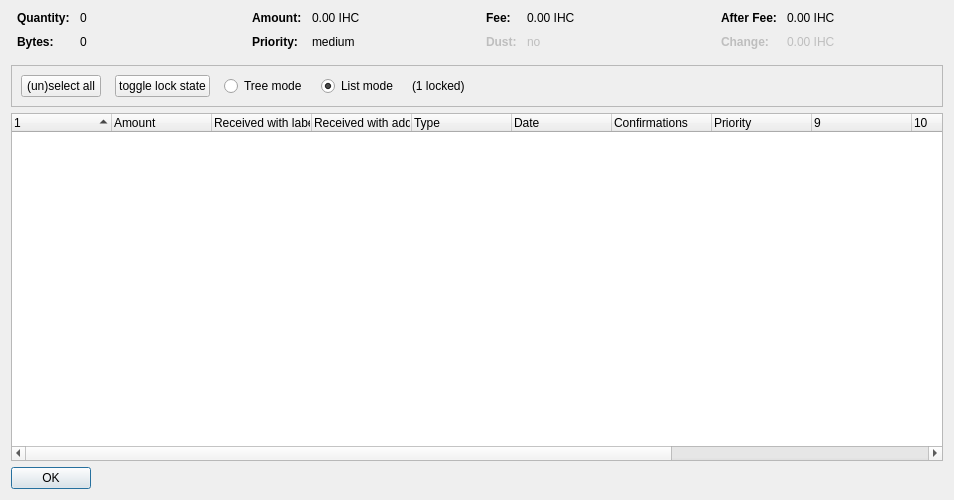
<?xml version="1.0" encoding="UTF-8"?>
<ui version="4.0">
 <class>CoinControlDialog</class>
 <widget class="QDialog" name="CoinControlDialog">
  <property name="geometry">
   <rect>
    <x>0</x>
    <y>0</y>
    <width>954</width>
    <height>500</height>
   </rect>
  </property>
  <property name="windowTitle">
   <string>Coin Selection</string>
  </property>
  <layout class="QVBoxLayout" name="verticalLayout">
   <item>
    <layout class="QHBoxLayout" name="horizontalLayoutTop" stretch="0,0,0,0">
     <property name="topMargin">
      <number>0</number>
     </property>
     <property name="bottomMargin">
      <number>10</number>
     </property>
     <item>
      <layout class="QFormLayout" name="formLayoutCoinControl1">
       <property name="horizontalSpacing">
        <number>10</number>
       </property>
       <property name="verticalSpacing">
        <number>10</number>
       </property>
       <property name="leftMargin">
        <number>6</number>
       </property>
       <property name="rightMargin">
        <number>6</number>
       </property>
       <item row="0" column="0">
        <widget class="QLabel" name="labelCoinControlQuantityText">
         <property name="font">
          <font>
           <weight>75</weight>
           <bold>true</bold>
          </font>
         </property>
         <property name="text">
          <string>Quantity:</string>
         </property>
        </widget>
       </item>
       <item row="0" column="1">
        <widget class="QLabel" name="labelCoinControlQuantity">
         <property name="cursor">
          <cursorShape>IBeamCursor</cursorShape>
         </property>
         <property name="contextMenuPolicy">
          <enum>Qt::ActionsContextMenu</enum>
         </property>
         <property name="text">
          <string notr="true">0</string>
         </property>
         <property name="textInteractionFlags">
          <set>Qt::LinksAccessibleByMouse|Qt::TextSelectableByKeyboard|Qt::TextSelectableByMouse</set>
         </property>
        </widget>
       </item>
       <item row="1" column="0">
        <widget class="QLabel" name="labelCoinControlBytesText">
         <property name="font">
          <font>
           <weight>75</weight>
           <bold>true</bold>
          </font>
         </property>
         <property name="text">
          <string>Bytes:</string>
         </property>
        </widget>
       </item>
       <item row="1" column="1">
        <widget class="QLabel" name="labelCoinControlBytes">
         <property name="cursor">
          <cursorShape>IBeamCursor</cursorShape>
         </property>
         <property name="contextMenuPolicy">
          <enum>Qt::ActionsContextMenu</enum>
         </property>
         <property name="text">
          <string notr="true">0</string>
         </property>
         <property name="textInteractionFlags">
          <set>Qt::LinksAccessibleByMouse|Qt::TextSelectableByKeyboard|Qt::TextSelectableByMouse</set>
         </property>
        </widget>
       </item>
      </layout>
     </item>
     <item>
      <layout class="QFormLayout" name="formLayoutCoinControl2">
       <property name="horizontalSpacing">
        <number>10</number>
       </property>
       <property name="verticalSpacing">
        <number>10</number>
       </property>
       <property name="leftMargin">
        <number>6</number>
       </property>
       <property name="rightMargin">
        <number>6</number>
       </property>
       <item row="0" column="0">
        <widget class="QLabel" name="labelCoinControlAmountText">
         <property name="font">
          <font>
           <weight>75</weight>
           <bold>true</bold>
          </font>
         </property>
         <property name="text">
          <string>Amount:</string>
         </property>
        </widget>
       </item>
       <item row="0" column="1">
        <widget class="QLabel" name="labelCoinControlAmount">
         <property name="cursor">
          <cursorShape>IBeamCursor</cursorShape>
         </property>
         <property name="contextMenuPolicy">
          <enum>Qt::ActionsContextMenu</enum>
         </property>
         <property name="text">
          <string notr="true">0.00 IHC</string>
         </property>
         <property name="textInteractionFlags">
          <set>Qt::LinksAccessibleByMouse|Qt::TextSelectableByKeyboard|Qt::TextSelectableByMouse</set>
         </property>
        </widget>
       </item>
       <item row="1" column="0">
        <widget class="QLabel" name="labelCoinControlPriorityText">
         <property name="font">
          <font>
           <weight>75</weight>
           <bold>true</bold>
          </font>
         </property>
         <property name="text">
          <string>Priority:</string>
         </property>
        </widget>
       </item>
       <item row="1" column="1">
        <widget class="QLabel" name="labelCoinControlPriority">
         <property name="cursor">
          <cursorShape>IBeamCursor</cursorShape>
         </property>
         <property name="contextMenuPolicy">
          <enum>Qt::ActionsContextMenu</enum>
         </property>
         <property name="text">
          <string>medium</string>
         </property>
         <property name="textInteractionFlags">
          <set>Qt::LinksAccessibleByMouse|Qt::TextSelectableByKeyboard|Qt::TextSelectableByMouse</set>
         </property>
        </widget>
       </item>
      </layout>
     </item>
     <item>
      <layout class="QFormLayout" name="formLayoutCoinControl3">
       <property name="horizontalSpacing">
        <number>10</number>
       </property>
       <property name="verticalSpacing">
        <number>10</number>
       </property>
       <property name="leftMargin">
        <number>6</number>
       </property>
       <property name="rightMargin">
        <number>6</number>
       </property>
       <item row="0" column="0">
        <widget class="QLabel" name="labelCoinControlFeeText">
         <property name="font">
          <font>
           <weight>75</weight>
           <bold>true</bold>
          </font>
         </property>
         <property name="text">
          <string>Fee:</string>
         </property>
        </widget>
       </item>
       <item row="0" column="1">
        <widget class="QLabel" name="labelCoinControlFee">
         <property name="cursor">
          <cursorShape>IBeamCursor</cursorShape>
         </property>
         <property name="contextMenuPolicy">
          <enum>Qt::ActionsContextMenu</enum>
         </property>
         <property name="text">
          <string notr="true">0.00 IHC</string>
         </property>
         <property name="textInteractionFlags">
          <set>Qt::LinksAccessibleByMouse|Qt::TextSelectableByKeyboard|Qt::TextSelectableByMouse</set>
         </property>
        </widget>
       </item>
       <item row="1" column="0">
        <widget class="QLabel" name="labelCoinControlLowOutputText">
         <property name="enabled">
          <bool>false</bool>
         </property>
         <property name="font">
          <font>
           <weight>75</weight>
           <bold>true</bold>
          </font>
         </property>
         <property name="text">
          <string>Dust:</string>
         </property>
        </widget>
       </item>
       <item row="1" column="1">
        <widget class="QLabel" name="labelCoinControlLowOutput">
         <property name="enabled">
          <bool>false</bool>
         </property>
         <property name="cursor">
          <cursorShape>IBeamCursor</cursorShape>
         </property>
         <property name="contextMenuPolicy">
          <enum>Qt::ActionsContextMenu</enum>
         </property>
         <property name="text">
          <string>no</string>
         </property>
         <property name="textInteractionFlags">
          <set>Qt::LinksAccessibleByMouse|Qt::TextSelectableByKeyboard|Qt::TextSelectableByMouse</set>
         </property>
        </widget>
       </item>
      </layout>
     </item>
     <item>
      <layout class="QFormLayout" name="formLayoutCoinControl4">
       <property name="horizontalSpacing">
        <number>10</number>
       </property>
       <property name="verticalSpacing">
        <number>10</number>
       </property>
       <property name="leftMargin">
        <number>6</number>
       </property>
       <property name="rightMargin">
        <number>6</number>
       </property>
       <item row="0" column="0">
        <widget class="QLabel" name="labelCoinControlAfterFeeText">
         <property name="font">
          <font>
           <weight>75</weight>
           <bold>true</bold>
          </font>
         </property>
         <property name="text">
          <string>After Fee:</string>
         </property>
        </widget>
       </item>
       <item row="0" column="1">
        <widget class="QLabel" name="labelCoinControlAfterFee">
         <property name="cursor">
          <cursorShape>IBeamCursor</cursorShape>
         </property>
         <property name="contextMenuPolicy">
          <enum>Qt::ActionsContextMenu</enum>
         </property>
         <property name="text">
          <string notr="true">0.00 IHC</string>
         </property>
         <property name="textInteractionFlags">
          <set>Qt::LinksAccessibleByMouse|Qt::TextSelectableByKeyboard|Qt::TextSelectableByMouse</set>
         </property>
        </widget>
       </item>
       <item row="1" column="0">
        <widget class="QLabel" name="labelCoinControlChangeText">
         <property name="enabled">
          <bool>false</bool>
         </property>
         <property name="font">
          <font>
           <weight>75</weight>
           <bold>true</bold>
          </font>
         </property>
         <property name="text">
          <string>Change:</string>
         </property>
        </widget>
       </item>
       <item row="1" column="1">
        <widget class="QLabel" name="labelCoinControlChange">
         <property name="enabled">
          <bool>false</bool>
         </property>
         <property name="cursor">
          <cursorShape>IBeamCursor</cursorShape>
         </property>
         <property name="contextMenuPolicy">
          <enum>Qt::ActionsContextMenu</enum>
         </property>
         <property name="text">
          <string notr="true">0.00 IHC</string>
         </property>
         <property name="textInteractionFlags">
          <set>Qt::LinksAccessibleByMouse|Qt::TextSelectableByKeyboard|Qt::TextSelectableByMouse</set>
         </property>
        </widget>
       </item>
      </layout>
     </item>
    </layout>
   </item>
   <item>
    <widget class="QFrame" name="frame">
     <property name="minimumSize">
      <size>
       <width>0</width>
       <height>40</height>
      </size>
     </property>
     <property name="frameShape">
      <enum>QFrame::StyledPanel</enum>
     </property>
     <property name="frameShadow">
      <enum>QFrame::Sunken</enum>
     </property>
     <layout class="QHBoxLayout" name="horizontalLayout">
      <item>
       <layout class="QHBoxLayout" name="horizontalLayoutPanel" stretch="0,0,0,0,0,0">
        <property name="spacing">
         <number>14</number>
        </property>
        <item>
         <widget class="QPushButton" name="pushButtonSelectAll">
          <property name="sizePolicy">
           <sizepolicy hsizetype="Maximum" vsizetype="Fixed">
            <horstretch>0</horstretch>
            <verstretch>0</verstretch>
           </sizepolicy>
          </property>
          <property name="text">
           <string>(un)select all</string>
          </property>
          <property name="autoDefault">
           <bool>false</bool>
          </property>
         </widget>
        </item>
        <item>
         <widget class="QPushButton" name="pushButtonToggleLock">
          <property name="sizePolicy">
           <sizepolicy hsizetype="Maximum" vsizetype="Fixed">
            <horstretch>0</horstretch>
            <verstretch>0</verstretch>
           </sizepolicy>
          </property>
          <property name="text">
           <string>toggle lock state</string>
          </property>
          <property name="autoDefault">
           <bool>false</bool>
          </property>
         </widget>
        </item>
        <item>
         <widget class="QRadioButton" name="radioTreeMode">
          <property name="sizePolicy">
           <sizepolicy hsizetype="Maximum" vsizetype="Fixed">
            <horstretch>0</horstretch>
            <verstretch>0</verstretch>
           </sizepolicy>
          </property>
          <property name="text">
           <string>Tree mode</string>
          </property>
         </widget>
        </item>
        <item>
         <widget class="QRadioButton" name="radioListMode">
          <property name="sizePolicy">
           <sizepolicy hsizetype="Maximum" vsizetype="Fixed">
            <horstretch>0</horstretch>
            <verstretch>0</verstretch>
           </sizepolicy>
          </property>
          <property name="text">
           <string>List mode</string>
          </property>
          <property name="checked">
           <bool>true</bool>
          </property>
         </widget>
        </item>
        <item>
         <widget class="QLabel" name="labelLocked">
          <property name="text">
           <string>(1 locked)</string>
          </property>
         </widget>
        </item>
        <item>
         <spacer name="horizontalSpacer">
          <property name="orientation">
           <enum>Qt::Horizontal</enum>
          </property>
          <property name="sizeHint" stdset="0">
           <size>
            <width>40</width>
            <height>20</height>
           </size>
          </property>
         </spacer>
        </item>
       </layout>
      </item>
     </layout>
    </widget>
   </item>
   <item>
    <widget class="CoinControlTreeWidget" name="treeWidget">
     <property name="contextMenuPolicy">
      <enum>Qt::CustomContextMenu</enum>
     </property>
     <property name="sortingEnabled">
      <bool>false</bool>
     </property>
     <property name="columnCount">
      <number>13</number>
     </property>
     <attribute name="headerShowSortIndicator" stdset="0">
      <bool>true</bool>
     </attribute>
     <attribute name="headerStretchLastSection">
      <bool>false</bool>
     </attribute>
     <column>
      <property name="text">
       <string/>
      </property>
     </column>
     <column>
      <property name="text">
       <string>Amount</string>
      </property>
     </column>
     <column>
      <property name="text">
       <string>Received with label</string>
      </property>
     </column>
     <column>
      <property name="text">
       <string>Received with address</string>
      </property>
     </column>
     <column>
      <property name="text">
       <string>Type</string>
      </property>
     </column>
     <column>
      <property name="text">
       <string>Date</string>
      </property>
     </column>
     <column>
      <property name="text">
       <string>Confirmations</string>
      </property>
      <property name="toolTip">
       <string>Confirmed</string>
      </property>
     </column>
     <column>
      <property name="text">
       <string>Priority</string>
      </property>
     </column>
     <column>
      <property name="text">
       <string/>
      </property>
     </column>
     <column>
      <property name="text">
       <string/>
      </property>
     </column>
     <column>
      <property name="text">
       <string/>
      </property>
     </column>
     <column>
      <property name="text">
       <string/>
      </property>
     </column>
     <column>
      <property name="text">
       <string/>
      </property>
     </column>
    </widget>
   </item>
   <item>
    <widget class="QDialogButtonBox" name="buttonBox">
     <property name="sizePolicy">
      <sizepolicy hsizetype="Maximum" vsizetype="Fixed">
       <horstretch>0</horstretch>
       <verstretch>0</verstretch>
      </sizepolicy>
     </property>
     <property name="orientation">
      <enum>Qt::Horizontal</enum>
     </property>
     <property name="standardButtons">
      <set>QDialogButtonBox::Ok</set>
     </property>
    </widget>
   </item>
  </layout>
 </widget>
 <customwidgets>
  <customwidget>
   <class>CoinControlTreeWidget</class>
   <extends>QTreeWidget</extends>
   <header>coincontroltreewidget.h</header>
  </customwidget>
 </customwidgets>
 <resources/>
 <connections/>
</ui>
